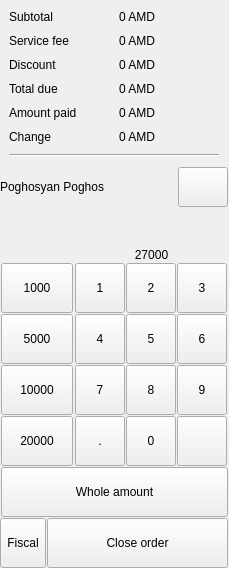
       <widget class="QWidget" name="wpayment" native="true">
        <property name="sizePolicy">
         <sizepolicy hsizetype="Preferred" vsizetype="Expanding">
          <horstretch>0</horstretch>
          <verstretch>0</verstretch>
         </sizepolicy>
        </property>
        <layout class="QGridLayout" name="gridLayout_4">
         <property name="leftMargin">
          <number>0</number>
         </property>
         <property name="topMargin">
          <number>1</number>
         </property>
         <property name="rightMargin">
          <number>1</number>
         </property>
         <property name="bottomMargin">
          <number>0</number>
         </property>
         <property name="spacing">
          <number>1</number>
         </property>
         <item row="8" column="0" colspan="2">
          <layout class="QVBoxLayout" name="vlPayment"/>
         </item>
         <item row="0" column="0" colspan="2">
          <widget class="QWidget" name="wpaymentinfo" native="true">
           <layout class="QGridLayout" name="gridLayout_7">
            <property name="spacing">
             <number>10</number>
            </property>
            <item row="4" column="0">
             <widget class="QLabel" name="label_5">
              <property name="text">
               <string>Amount paid</string>
              </property>
             </widget>
            </item>
            <item row="0" column="1">
             <widget class="QLabel" name="lbSubtotal">
              <property name="text">
               <string>0 AMD</string>
              </property>
             </widget>
            </item>
            <item row="1" column="0">
             <widget class="QLabel" name="lbServiceFeeName">
              <property name="text">
               <string>Service fee</string>
              </property>
             </widget>
            </item>
            <item row="2" column="1">
             <widget class="QLabel" name="lbDiscount">
              <property name="text">
               <string>0 AMD</string>
              </property>
             </widget>
            </item>
            <item row="0" column="0">
             <widget class="QLabel" name="label">
              <property name="text">
               <string>Subtotal</string>
              </property>
             </widget>
            </item>
            <item row="5" column="1">
             <widget class="QLabel" name="lbChange">
              <property name="text">
               <string>0 AMD</string>
              </property>
             </widget>
            </item>
            <item row="1" column="1">
             <widget class="QLabel" name="lbServiceFee">
              <property name="text">
               <string>0 AMD</string>
              </property>
             </widget>
            </item>
            <item row="4" column="1">
             <widget class="QLabel" name="lbAmountPaid">
              <property name="text">
               <string>0 AMD</string>
              </property>
             </widget>
            </item>
            <item row="3" column="1">
             <widget class="QLabel" name="lbTotalDue">
              <property name="text">
               <string>0 AMD</string>
              </property>
             </widget>
            </item>
            <item row="5" column="0">
             <widget class="QLabel" name="label_8">
              <property name="text">
               <string>Change</string>
              </property>
             </widget>
            </item>
            <item row="3" column="0">
             <widget class="QLabel" name="label_4">
              <property name="text">
               <string>Total due</string>
              </property>
             </widget>
            </item>
            <item row="6" column="0" colspan="2">
             <widget class="Line" name="line">
              <property name="orientation">
               <enum>Qt::Orientation::Horizontal</enum>
              </property>
             </widget>
            </item>
            <item row="2" column="0">
             <widget class="QLabel" name="lbDiscountFeeName">
              <property name="text">
               <string>Discount</string>
              </property>
             </widget>
            </item>
           </layout>
          </widget>
         </item>
         <item row="12" column="0">
          <widget class="QToolButton" name="btnPrintFiscal">
           <property name="sizePolicy">
            <sizepolicy hsizetype="Expanding" vsizetype="Fixed">
             <horstretch>0</horstretch>
             <verstretch>0</verstretch>
            </sizepolicy>
           </property>
           <property name="minimumSize">
            <size>
             <width>0</width>
             <height>50</height>
            </size>
           </property>
           <property name="text">
            <string>Fiscal</string>
           </property>
           <property name="checkable">
            <bool>true</bool>
           </property>
           <property name="fiscal" stdset="0">
            <string>1</string>
           </property>
          </widget>
         </item>
         <item row="10" column="0">
          <spacer name="verticalSpacer_2">
           <property name="orientation">
            <enum>Qt::Orientation::Vertical</enum>
           </property>
           <property name="sizeHint" stdset="0">
            <size>
             <width>20</width>
             <height>40</height>
            </size>
           </property>
          </spacer>
         </item>
         <item row="11" column="0" colspan="2">
          <widget class="QWidget" name="wselectpayment" native="true">
           <property name="minimumSize">
            <size>
             <width>0</width>
             <height>0</height>
            </size>
           </property>
           <layout class="QGridLayout" name="gridLayout_5">
            <property name="leftMargin">
             <number>0</number>
            </property>
            <property name="topMargin">
             <number>0</number>
            </property>
            <property name="rightMargin">
             <number>0</number>
            </property>
            <property name="bottomMargin">
             <number>0</number>
            </property>
            <property name="spacing">
             <number>1</number>
            </property>
            <item row="2" column="3">
             <widget class="QToolButton" name="btnNum4">
              <property name="minimumSize">
               <size>
                <width>50</width>
                <height>50</height>
               </size>
              </property>
              <property name="maximumSize">
               <size>
                <width>50</width>
                <height>50</height>
               </size>
              </property>
              <property name="text">
               <string>4</string>
              </property>
              <property name="num" stdset="0">
               <string>4</string>
              </property>
             </widget>
            </item>
            <item row="1" column="3">
             <widget class="QToolButton" name="btnNum1">
              <property name="minimumSize">
               <size>
                <width>50</width>
                <height>50</height>
               </size>
              </property>
              <property name="maximumSize">
               <size>
                <width>50</width>
                <height>50</height>
               </size>
              </property>
              <property name="text">
               <string>1</string>
              </property>
              <property name="num" stdset="0">
               <string>1</string>
              </property>
             </widget>
            </item>
            <item row="1" column="0" rowspan="5">
             <widget class="QWidget" name="wpaymentbuttons" native="true">
              <property name="sizePolicy">
               <sizepolicy hsizetype="Expanding" vsizetype="Preferred">
                <horstretch>0</horstretch>
                <verstretch>0</verstretch>
               </sizepolicy>
              </property>
              <layout class="QGridLayout" name="lPaymentButtons">
               <property name="leftMargin">
                <number>0</number>
               </property>
               <property name="topMargin">
                <number>0</number>
               </property>
               <property name="rightMargin">
                <number>0</number>
               </property>
               <property name="bottomMargin">
                <number>0</number>
               </property>
               <property name="spacing">
                <number>1</number>
               </property>
               <item row="0" column="0">
                <layout class="QGridLayout" name="glPaymentType">
                 <property name="spacing">
                  <number>1</number>
                 </property>
                </layout>
               </item>
              </layout>
             </widget>
            </item>
            <item row="1" column="5">
             <widget class="QToolButton" name="btnNum3">
              <property name="minimumSize">
               <size>
                <width>50</width>
                <height>50</height>
               </size>
              </property>
              <property name="maximumSize">
               <size>
                <width>50</width>
                <height>50</height>
               </size>
              </property>
              <property name="text">
               <string>3</string>
              </property>
              <property name="num" stdset="0">
               <string>3</string>
              </property>
             </widget>
            </item>
            <item row="0" column="3" colspan="4">
             <widget class="QLabel" name="lbAmount">
              <property name="text">
               <string>27000</string>
              </property>
              <property name="alignment">
               <set>Qt::AlignmentFlag::AlignCenter</set>
              </property>
             </widget>
            </item>
            <item row="4" column="4">
             <widget class="QToolButton" name="btnNum0">
              <property name="minimumSize">
               <size>
                <width>50</width>
                <height>50</height>
               </size>
              </property>
              <property name="maximumSize">
               <size>
                <width>50</width>
                <height>50</height>
               </size>
              </property>
              <property name="text">
               <string>0</string>
              </property>
              <property name="num" stdset="0">
               <string>0</string>
              </property>
             </widget>
            </item>
            <item row="2" column="4">
             <widget class="QToolButton" name="btnNum5">
              <property name="minimumSize">
               <size>
                <width>50</width>
                <height>50</height>
               </size>
              </property>
              <property name="maximumSize">
               <size>
                <width>50</width>
                <height>50</height>
               </size>
              </property>
              <property name="text">
               <string>5</string>
              </property>
              <property name="num" stdset="0">
               <string>5</string>
              </property>
             </widget>
            </item>
            <item row="4" column="5">
             <widget class="QToolButton" name="btnNumClear">
              <property name="minimumSize">
               <size>
                <width>50</width>
                <height>50</height>
               </size>
              </property>
              <property name="maximumSize">
               <size>
                <width>50</width>
                <height>50</height>
               </size>
              </property>
              <property name="text">
               <string/>
              </property>
              <property name="icon">
               <iconset resource="resources/res.qrc">
                <normaloff>:/cancel.png</normaloff>:/cancel.png</iconset>
              </property>
              <property name="iconSize">
               <size>
                <width>24</width>
                <height>24</height>
               </size>
              </property>
             </widget>
            </item>
            <item row="1" column="4">
             <widget class="QToolButton" name="btnNum2">
              <property name="minimumSize">
               <size>
                <width>50</width>
                <height>50</height>
               </size>
              </property>
              <property name="maximumSize">
               <size>
                <width>50</width>
                <height>50</height>
               </size>
              </property>
              <property name="text">
               <string>2</string>
              </property>
              <property name="num" stdset="0">
               <string>2</string>
              </property>
             </widget>
            </item>
            <item row="2" column="5">
             <widget class="QToolButton" name="btnNum6">
              <property name="minimumSize">
               <size>
                <width>50</width>
                <height>50</height>
               </size>
              </property>
              <property name="maximumSize">
               <size>
                <width>50</width>
                <height>50</height>
               </size>
              </property>
              <property name="text">
               <string>6</string>
              </property>
              <property name="num" stdset="0">
               <string>6</string>
              </property>
             </widget>
            </item>
            <item row="3" column="3">
             <widget class="QToolButton" name="btnNum7">
              <property name="minimumSize">
               <size>
                <width>50</width>
                <height>50</height>
               </size>
              </property>
              <property name="maximumSize">
               <size>
                <width>50</width>
                <height>50</height>
               </size>
              </property>
              <property name="text">
               <string>7</string>
              </property>
              <property name="num" stdset="0">
               <string>7</string>
              </property>
             </widget>
            </item>
            <item row="3" column="4">
             <widget class="QToolButton" name="btnNum8">
              <property name="minimumSize">
               <size>
                <width>50</width>
                <height>50</height>
               </size>
              </property>
              <property name="maximumSize">
               <size>
                <width>50</width>
                <height>50</height>
               </size>
              </property>
              <property name="text">
               <string>8</string>
              </property>
              <property name="num" stdset="0">
               <string>8</string>
              </property>
             </widget>
            </item>
            <item row="3" column="5">
             <widget class="QToolButton" name="btnNum9">
              <property name="minimumSize">
               <size>
                <width>50</width>
                <height>50</height>
               </size>
              </property>
              <property name="maximumSize">
               <size>
                <width>50</width>
                <height>50</height>
               </size>
              </property>
              <property name="text">
               <string>9</string>
              </property>
              <property name="num" stdset="0">
               <string>9</string>
              </property>
             </widget>
            </item>
            <item row="4" column="3">
             <widget class="QToolButton" name="btnNumDot">
              <property name="minimumSize">
               <size>
                <width>50</width>
                <height>50</height>
               </size>
              </property>
              <property name="maximumSize">
               <size>
                <width>50</width>
                <height>50</height>
               </size>
              </property>
              <property name="text">
               <string>.</string>
              </property>
              <property name="num" stdset="0">
               <string>.</string>
              </property>
             </widget>
            </item>
            <item row="1" column="1">
             <widget class="QToolButton" name="btnCash1">
              <property name="minimumSize">
               <size>
                <width>72</width>
                <height>50</height>
               </size>
              </property>
              <property name="maximumSize">
               <size>
                <width>72</width>
                <height>50</height>
               </size>
              </property>
              <property name="text">
               <string>1000</string>
              </property>
              <property name="num" stdset="0">
               <string>1</string>
              </property>
             </widget>
            </item>
            <item row="2" column="1">
             <widget class="QToolButton" name="btnCash2">
              <property name="minimumSize">
               <size>
                <width>72</width>
                <height>50</height>
               </size>
              </property>
              <property name="maximumSize">
               <size>
                <width>72</width>
                <height>50</height>
               </size>
              </property>
              <property name="text">
               <string>5000</string>
              </property>
              <property name="num" stdset="0">
               <string>1</string>
              </property>
             </widget>
            </item>
            <item row="3" column="1">
             <widget class="QToolButton" name="btnCash3">
              <property name="minimumSize">
               <size>
                <width>72</width>
                <height>50</height>
               </size>
              </property>
              <property name="maximumSize">
               <size>
                <width>72</width>
                <height>50</height>
               </size>
              </property>
              <property name="text">
               <string>10000</string>
              </property>
              <property name="num" stdset="0">
               <string>1</string>
              </property>
             </widget>
            </item>
            <item row="4" column="1">
             <widget class="QToolButton" name="btnCash4">
              <property name="minimumSize">
               <size>
                <width>72</width>
                <height>50</height>
               </size>
              </property>
              <property name="maximumSize">
               <size>
                <width>72</width>
                <height>50</height>
               </size>
              </property>
              <property name="text">
               <string>20000</string>
              </property>
              <property name="num" stdset="0">
               <string>1</string>
              </property>
             </widget>
            </item>
            <item row="5" column="1" colspan="6">
             <widget class="QToolButton" name="btnSetWholeAmount">
              <property name="sizePolicy">
               <sizepolicy hsizetype="Expanding" vsizetype="Fixed">
                <horstretch>0</horstretch>
                <verstretch>0</verstretch>
               </sizepolicy>
              </property>
              <property name="minimumSize">
               <size>
                <width>50</width>
                <height>50</height>
               </size>
              </property>
              <property name="maximumSize">
               <size>
                <width>16777215</width>
                <height>50</height>
               </size>
              </property>
              <property name="text">
               <string>Whole amount</string>
              </property>
             </widget>
            </item>
           </layout>
          </widget>
         </item>
         <item row="12" column="1">
          <widget class="QToolButton" name="btnCloseOrder">
           <property name="sizePolicy">
            <sizepolicy hsizetype="Expanding" vsizetype="Fixed">
             <horstretch>1</horstretch>
             <verstretch>0</verstretch>
            </sizepolicy>
           </property>
           <property name="minimumSize">
            <size>
             <width>0</width>
             <height>50</height>
            </size>
           </property>
           <property name="text">
            <string>Close order</string>
           </property>
           <property name="checkable">
            <bool>false</bool>
           </property>
          </widget>
         </item>
         <item row="9" column="0" colspan="2">
          <widget class="QWidget" name="wDebtHolder" native="true">
           <property name="minimumSize">
            <size>
             <width>0</width>
             <height>0</height>
            </size>
           </property>
           <layout class="QHBoxLayout" name="horizontalLayout_3">
            <property name="spacing">
             <number>1</number>
            </property>
            <property name="leftMargin">
             <number>0</number>
            </property>
            <property name="topMargin">
             <number>0</number>
            </property>
            <property name="rightMargin">
             <number>0</number>
            </property>
            <property name="bottomMargin">
             <number>0</number>
            </property>
            <item>
             <widget class="QLabel" name="lbDebtHolderName">
              <property name="text">
               <string>Poghosyan Poghos</string>
              </property>
             </widget>
            </item>
            <item>
             <widget class="QToolButton" name="btnDebtHolderClear">
              <property name="minimumSize">
               <size>
                <width>40</width>
                <height>40</height>
               </size>
              </property>
              <property name="maximumSize">
               <size>
                <width>50</width>
                <height>50</height>
               </size>
              </property>
              <property name="text">
               <string/>
              </property>
              <property name="icon">
               <iconset resource="resources/res.qrc">
                <normaloff>:/cancel.png</normaloff>:/cancel.png</iconset>
              </property>
              <property name="iconSize">
               <size>
                <width>24</width>
                <height>24</height>
               </size>
              </property>
             </widget>
            </item>
           </layout>
          </widget>
         </item>
        </layout>
       </widget>
